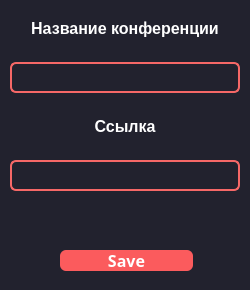
<?xml version="1.0" encoding="UTF-8"?>
<ui version="4.0">
 <class>Create</class>
 <widget class="QMainWindow" name="Create">
  <property name="geometry">
   <rect>
    <x>0</x>
    <y>0</y>
    <width>250</width>
    <height>290</height>
   </rect>
  </property>
  <property name="minimumSize">
   <size>
    <width>250</width>
    <height>290</height>
   </size>
  </property>
  <property name="maximumSize">
   <size>
    <width>250</width>
    <height>290</height>
   </size>
  </property>
  <property name="windowTitle">
   <string>Создание конференций</string>
  </property>
  <property name="windowIcon">
   <iconset>
    <normaloff>:/icons/favicon.ico</normaloff>:/icons/favicon.ico</iconset>
  </property>
  <property name="styleSheet">
   <string notr="true">QMainWindow {
	font-family: 'Rubik', sans-serif;
	background-color: #22222e;
}

QLabel {
	font-family: 'Rubik', sans-serif;
	color: white;
	font-size: 12pt;
	font-weight: 600;
}

QLineEdit {
	font-family: 'Rubik', sans-serif;
	background-color: #22222e;
	border: 2px solid #f66867;
	border-radius: 6px;
	color: white;
	font-size: 16pt;
	font-weight: 600;
}

QPushButton {
	color: white;
    font-family: Rubik, sans-serif;
	background-color: #fb5b5d;
	border-radius: 6px;
	font-size: 12pt;
	font-weight: 600;
}

QPushButton:pressed {
	background-color: #fa4244;
}</string>
  </property>
  <widget class="QWidget" name="centralwidget">
   <widget class="QPushButton" name="save">
    <property name="geometry">
     <rect>
      <x>60</x>
      <y>250</y>
      <width>133</width>
      <height>21</height>
     </rect>
    </property>
    <property name="text">
     <string>Save</string>
    </property>
    <property name="shortcut">
     <string>Return</string>
    </property>
   </widget>
   <widget class="QWidget" name="layoutWidget">
    <property name="geometry">
     <rect>
      <x>10</x>
      <y>0</y>
      <width>230</width>
      <height>191</height>
     </rect>
    </property>
    <layout class="QVBoxLayout" name="verticalLayout">
     <item>
      <widget class="QLabel" name="lbl_name">
       <property name="font">
        <font>
         <pointsize>12</pointsize>
         <bold>true</bold>
        </font>
       </property>
       <property name="text">
        <string>Название конференции</string>
       </property>
       <property name="alignment">
        <set>Qt::AlignCenter</set>
       </property>
      </widget>
     </item>
     <item>
      <widget class="QLineEdit" name="le_name"/>
     </item>
     <item>
      <widget class="QLabel" name="lbl_url">
       <property name="text">
        <string>Ссылка</string>
       </property>
       <property name="alignment">
        <set>Qt::AlignCenter</set>
       </property>
      </widget>
     </item>
     <item>
      <widget class="QLineEdit" name="le_url"/>
     </item>
    </layout>
   </widget>
   <widget class="QToolButton" name="toolButton">
    <property name="geometry">
     <rect>
      <x>220</x>
      <y>250</y>
      <width>22</width>
      <height>22</height>
     </rect>
    </property>
    <property name="styleSheet">
     <string notr="true">background-color: #22222e;
border: none;</string>
    </property>
    <property name="text">
     <string/>
    </property>
    <property name="icon">
     <iconset resource="../qrc/files.qrc">
      <normaloff>:/icons/twotone_restart_alt_white_36dp.png</normaloff>:/icons/twotone_restart_alt_white_36dp.png</iconset>
    </property>
    <property name="iconSize">
     <size>
      <width>36</width>
      <height>36</height>
     </size>
    </property>
    <property name="shortcut">
     <string>Ctrl+Ins</string>
    </property>
   </widget>
  </widget>
 </widget>
 <resources>
  <include location="../qrc/files.qrc"/>
 </resources>
 <connections/>
</ui>
